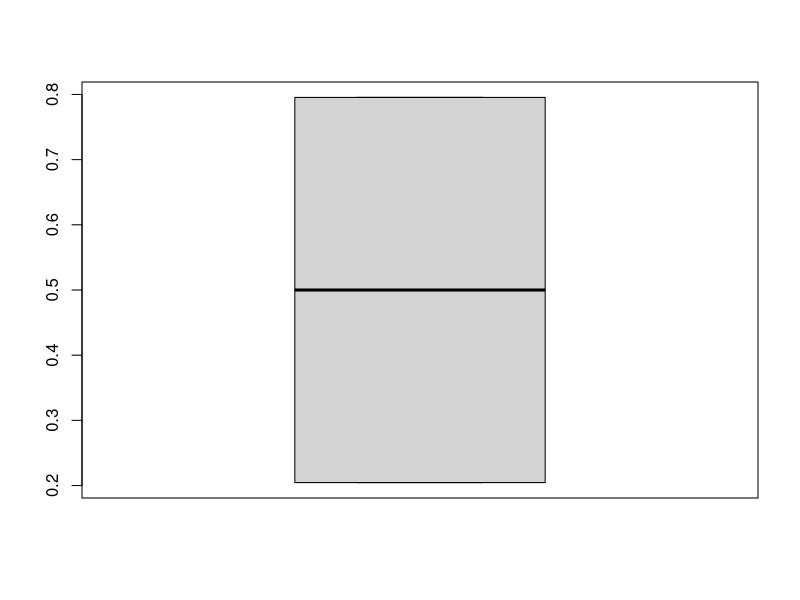
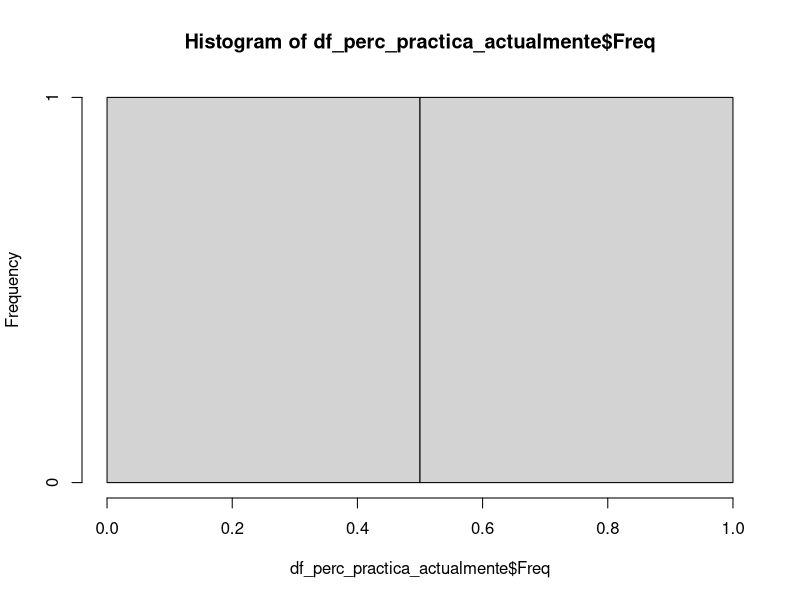
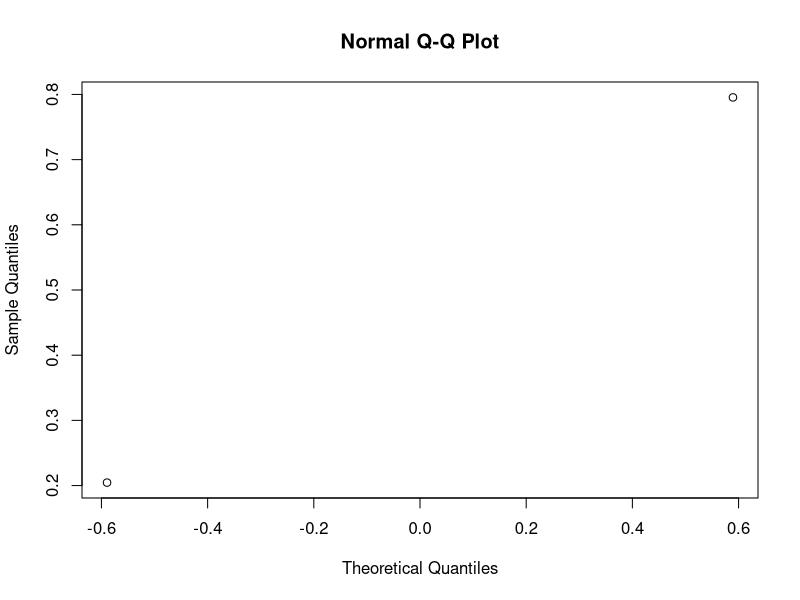
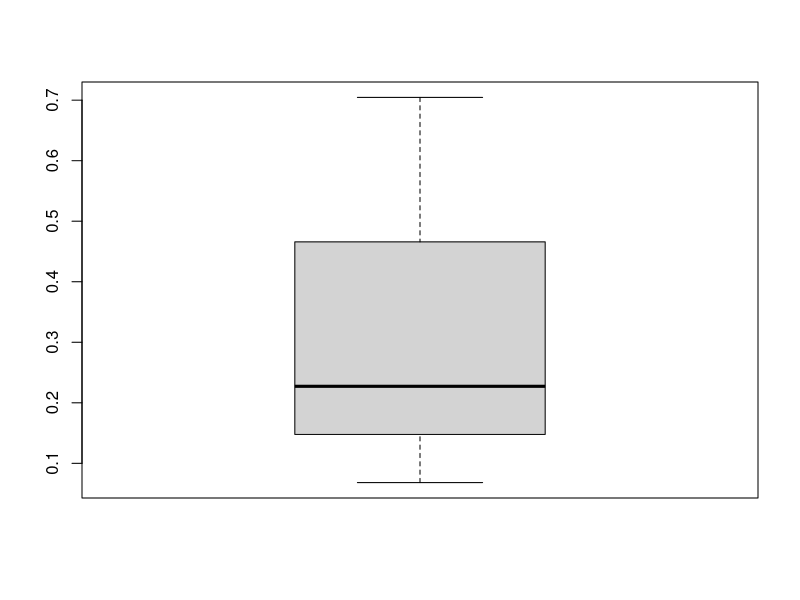
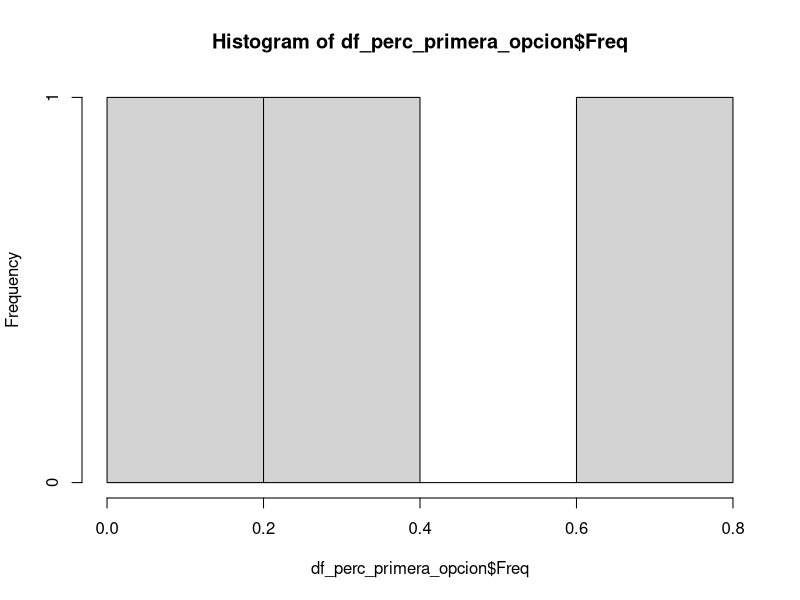
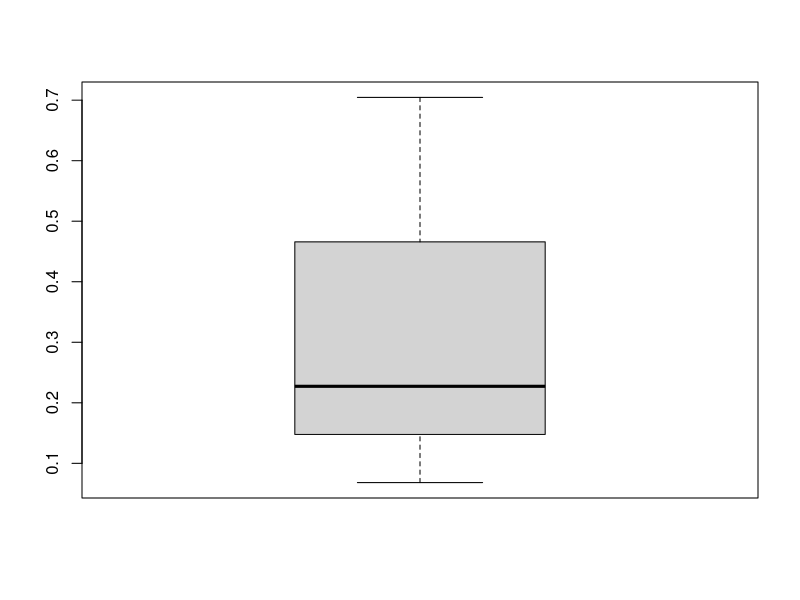
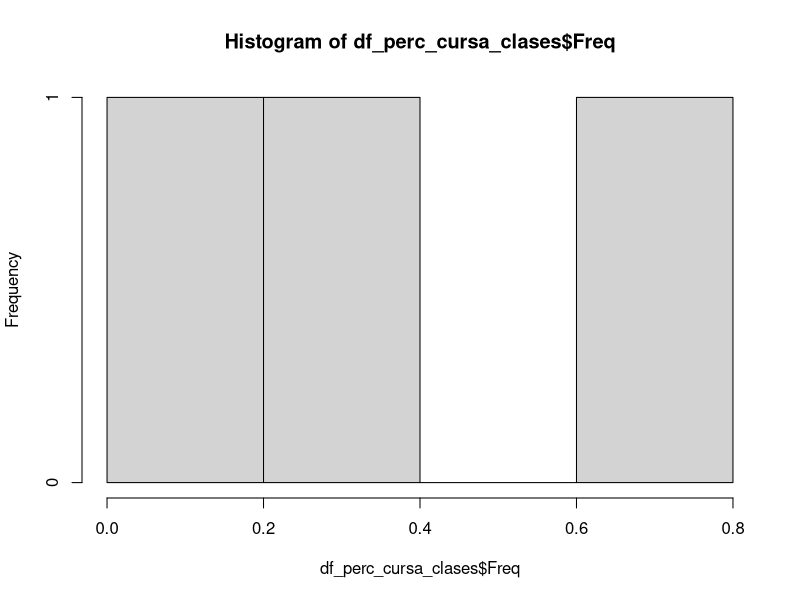

The R script that drew these images, in order:
setwd("/")
setwd("Users/pc/unah/I P 2020/seminario/repositorio-git/encuesta-Seminario/")

#install.packages("dplyr") #instalamos la libreria dplyr

survey <- read.csv("survey_cleaned.csv", sep = ",", header = T)

#-----------------------------------columna de practica actualmente---------------------------------------------------

survey$practica_actualmente <- as.factor(survey$practica_actualmente)

table(survey$practica_actualmente) # muestra la frecuencia de los estudiantes

prop.table(table(survey$practica_actualmente))*100 #muestra porcentajes de las frecuencias

as.data.frame(prop.table(table(survey$practica_actualmente))) # devuelve la info en forma de columna

df_perc_practica_actualmente <- as.data.frame(prop.table(table(survey$practica_actualmente)))#asignamos el resultado de la linea anterior a la variable df

library(dplyr) #carga la ibreria 

df_perc_practica_actualmente <- df_perc_practica_actualmente %>% arrange(-Freq) #ordena los datos en orden descendente con el signo (-) y lo deja guardado en df_perc

boxplot(df_perc_practica_actualmente$Freq)

hist(df_perc_practica_actualmente$Freq)

qqnorm(df_perc_practica_actualmente$Freq)

#-------------------------------------------columna de Practica en primera opcion---------------------------------------
survey$practica_primera_opcion <- as.factor(survey$practica_primera_opcion)

table(survey$practica_primera_opcion)

prop.table(table(survey$practica_primera_opcion))

as.data.frame(prop.table(table(survey$practica_primera_opcion)))

df_perc_primera_opcion <- as.data.frame(prop.table(table(survey$practica_primera_opcion)))

df_perc_primera_opcion <- df_perc_primera_opcion %>% arrange(-Freq)

boxplot(df_perc_primera_opcion$Freq)

hist(df_perc_primera_opcion$Freq)
#-------------------------------------------columna practica cursando clases--------------------------------------------
survey$practica_cursando_clases <- as.factor(survey$practica_cursando_clases)

table(survey$practica_cursando_clases)

prop.table(table(survey$practica_cursando_clases))

as.data.frame(prop.table(table(survey$practica_cursando_clases)))

df_perc_cursa_clases <- as.data.frame(prop.table(table(survey$practica_cursando_clases)))

df_perc_cursa_clases <- df_perc_cursa_clases %>% arrange(-Freq)

boxplot(df_perc_cursa_clases$Freq)

hist(df_perc_cursa_clases$Freq)
#----------------------------------------------columna Rango indice-----------------------------------------------

#----------------------------------------------columna rendimiento academico-------------------------------------

#------------------------------------------------------------------------------------------------------------


